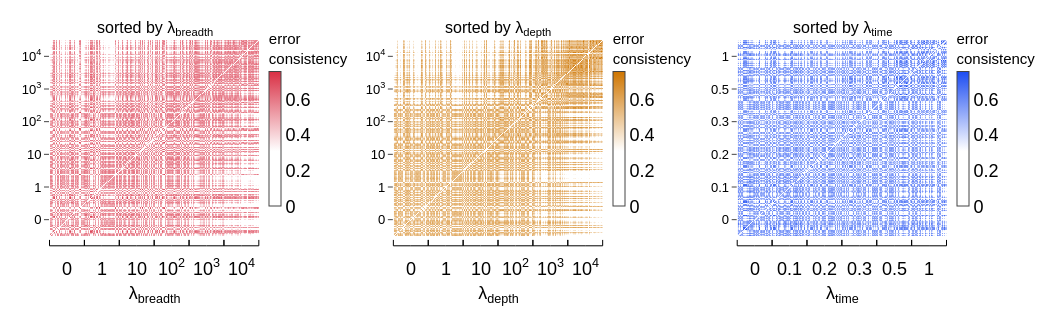

Notebook cell for this chart:
### Code cell
tick_lookup = {
    "lam_breadth": (BREADTH_TICK_VALS, BREADTH_TICK_TEXT),
    "lam_depth": (DEPTH_TICK_VALS, DEPTH_TICK_TEXT),
    "lam_time": (TIME_TICK_VALS, TIME_TICK_TEXT),
}


ec_min = combo_ec.min()
ec_max = combo_ec.max()
mid = (ec_min + ec_max)  * 0.55

ec_cmaps = {
    "lam_breadth": [[0, "#ffffff"], [mid, "#ffffff"], [1, cfg_base.plotting.breadth]],
    "lam_depth": [[0, "#ffffff"], [mid, "#ffffff"], [1, cfg_base.plotting.depth]],
    "lam_time": [[0, "#ffffff"], [mid, "#ffffff"], [1, cfg_base.plotting.time]],
}

axis_labels = {
    "lam_breadth": "λ<sub>breadth</sub>",
    "lam_depth": "λ<sub>depth</sub>",
    "lam_time": "λ<sub>time</sub>",
}
sort_configs = [
    ("sorted by λ<sub>breadth</sub>", "lam_breadth", ["lam_breadth", "lam_depth", "lam_time"]),
    ("sorted by λ<sub>depth</sub>", "lam_depth", ["lam_depth", "lam_breadth", "lam_time"]),
    ("sorted by λ<sub>time</sub>", "lam_time", ["lam_time", "lam_depth", "lam_breadth"]),
]

fig_heatmaps = make_subplots(
    rows=1, cols=3,
    subplot_titles=[title for title, _, _ in sort_configs],
    horizontal_spacing=0.15,
)

for col, (title, primary_key, sort_by) in enumerate(sort_configs, start=1):
    # df_sorted = combo_df.sort_values(sort_by).reset_index(drop=False)
    # Sort by primary key only, then shuffle within each group
    df_sorted = combo_df.copy()
    df_sorted['_rand'] = np.random.default_rng(42).permutation(len(df_sorted))
    df_sorted = df_sorted.sort_values([primary_key, '_rand']).reset_index(drop=False)
    df_sorted = df_sorted.drop(columns='_rand')

    sort_idx = df_sorted["index"].values
    ec_sorted = combo_ec[np.ix_(sort_idx, sort_idx)]
    n = len(sort_idx)

    sorted_vals = df_sorted[primary_key].values
    tick_vals_list, tick_text_list = tick_lookup[primary_key]

    group_ranges = []
    for val, text in zip(tick_vals_list, tick_text_list):
        indices = np.where(sorted_vals == val)[0]
        if len(indices) > 0:
            group_ranges.append((indices[0], indices[-1], text))

    axis_suffix = '' if col == 1 else str(col)
    xaxis = fig_heatmaps.layout[f'xaxis{axis_suffix}']
    yaxis = fig_heatmaps.layout[f'yaxis{axis_suffix}']
    x_dom = xaxis.domain
    y_dom = yaxis.domain

    fig_heatmaps.add_trace(
        go.Heatmap(
            z=ec_sorted,
            x=np.arange(n),
            y=np.arange(n),
            colorscale=ec_cmaps[primary_key],
            zmin=ec_min,
            # zmin=0.0,
            zmax=ec_max,
            # zmax=0.6,
            colorbar=dict(
                title=dict(text='error<br>consistency',
                        #    font=dict(size=cfg_base.plotting.font.size)),
                           font=dict(size=15)),
                len=1.0,
                thickness=12,
                x=x_dom[1] + 0.0,
                y=(y_dom[0] + y_dom[1]) * 0.6,
                yanchor='middle',
            ),
            showscale=True,
        ),
        row=1, col=col,
    )

    for start, end, text in group_ranges:
        # Center of group in data coords, mapped to paper coords
        group_center = (start + end) / 2
        x_center = x_dom[0] + (group_center / (n - 1)) * (x_dom[1] - x_dom[0])

        # Bracket edges aligned to cell edges
        x_left = x_dom[0] + ((start - 0.5) / n) * (x_dom[1] - x_dom[0])
        x_right = x_dom[0] + ((end + 0.5) / n) * (x_dom[1] - x_dom[0])
        x_bracket_mid = (x_left + x_right) / 2

        y_top = y_dom[0] - 0.02
        y_bot = y_dom[0] - 0.05

        fig_heatmaps.add_shape(
            type="path",
            path=f"M {x_left},{y_top} L {x_left},{y_bot} L {x_bracket_mid},{y_bot} "
                 f"M {x_bracket_mid},{y_bot} L {x_right},{y_bot} L {x_right},{y_top}",
            line=dict(color="black", width=1),
            xref="paper", yref="paper",
        )

        fig_heatmaps.add_annotation(
            x=x_bracket_mid, y=y_bot - 0.18,
            xref='paper', yref='paper',
            text=text,
            font=dict(size=cfg_base.plotting.font.size),
            showarrow=False,
            yanchor='bottom',
            xanchor='center',
        )

    fig_heatmaps.update_layout(**{
        f'xaxis{axis_suffix}': dict(
            showticklabels=False,
            ticks='',
            showgrid=False,
            zeroline=False,
            title_standoff=50,
            title_text=axis_labels[primary_key],
        ),
        f'yaxis{axis_suffix}': dict(
            tickvals=[r[0] + (r[1] - r[0]) / 2 for r in group_ranges],
            ticktext=[r[2] for r in group_ranges],
        ),
    })

fig_heatmaps.update_layout(
    width=WIDTH,
    height=WIDTH * 0.3,
    margin=dict(l=50, r=10, t=40, b=80),
)

fig_heatmaps.show()

nn_bowl.utils.save_figure(fig_heatmaps, figures_dir, "breadth_depth_time_error_consistency_heatmaps", scale=2)

### Figure 1 — Plotly figure (JSON) as saved in the notebook; plotly's stock layout.template omitted (floating-point values rounded to 4 significant figures; data arrays with more than 128 entries replaced by an {"elided": "..."} marker saying what was removed)
{"data": [{"colorbar": {"len": 1, "thickness": 12, "title": {"font": {"size": 15}, "text": "error<br>consistency"}, "x": 0.2333, "y": 0.6, "yanchor": "middle"}, "colorscale": [[0, "#ffffff"], [0.4142, "#ffffff"], [1, "#d93045"]], "showscale": true, "type": "heatmap", "x": {"elided": "216 int values"}, "xaxis": "x", "y": {"elided": "216 int values"}, "yaxis": "y", "z": {"elided": "216x216 float values"}, "zmax": 0.7531, "zmin": 0}, {"colorbar": {"len": 1, "thickness": 12, "title": {"font": {"size": 15}, "text": "error<br>consistency"}, "x": 0.6167, "y": 0.6, "yanchor": "middle"}, "colorscale": [[0, "#ffffff"], [0.4142, "#ffffff"], [1, "#cf7602"]], "showscale": true, "type": "heatmap", "x": {"elided": "216 int values"}, "xaxis": "x2", "y": {"elided": "216 int values"}, "yaxis": "y2", "z": {"elided": "216x216 float values"}, "zmax": 0.7531, "zmin": 0}, {"colorbar": {"len": 1, "thickness": 12, "title": {"font": {"size": 15}, "text": "error<br>consistency"}, "x": 1.0, "y": 0.6, "yanchor": "middle"}, "colorscale": [[0, "#ffffff"], [0.4142, "#ffffff"], [1, "#1D4DF2"]], "showscale": true, "type": "heatmap", "x": {"elided": "216 int values"}, "xaxis": "x3", "y": {"elided": "216 int values"}, "yaxis": "y3", "z": {"elided": "216x216 float values"}, "zmax": 0.7531, "zmin": 0}], "layout": {"annotations": [{"font": {"size": 16}, "showarrow": false, "text": "sorted by λ<sub>breadth</sub>", "x": 0.1167, "xanchor": "center", "xref": "paper", "y": 1, "yanchor": "bottom", "yref": "paper"}, {"font": {"size": 16}, "showarrow": false, "text": "sorted by λ<sub>depth</sub>", "x": 0.5, "xanchor": "center", "xref": "paper", "y": 1, "yanchor": "bottom", "yref": "paper"}, {"font": {"size": 16}, "showarrow": false, "text": "sorted by λ<sub>time</sub>", "x": 0.8833, "xanchor": "center", "xref": "paper", "y": 1, "yanchor": "bottom", "yref": "paper"}, {"font": {"size": 18}, "showarrow": false, "text": "0", "x": 0.0189, "xanchor": "center", "xref": "paper", "y": -0.23, "yanchor": "bottom", "yref": "paper"}, {"font": {"size": 18}, "showarrow": false, "text": "1", "x": 0.05779, "xanchor": "center", "xref": "paper", "y": -0.23, "yanchor": "bottom", "yref": "paper"}, {"font": {"size": 18}, "showarrow": false, "text": "10", "x": 0.09668, "xanchor": "center", "xref": "paper", "y": -0.23, "yanchor": "bottom", "yref": "paper"}, {"font": {"size": 18}, "showarrow": false, "text": "10<sup>2</sup>", "x": 0.1356, "xanchor": "center", "xref": "paper", "y": -0.23, "yanchor": "bottom", "yref": "paper"}, {"font": {"size": 18}, "showarrow": false, "text": "10<sup>3</sup>", "x": 0.1745, "xanchor": "center", "xref": "paper", "y": -0.23, "yanchor": "bottom", "yref": "paper"}, {"font": {"size": 18}, "showarrow": false, "text": "10<sup>4</sup>", "x": 0.2133, "xanchor": "center", "xref": "paper", "y": -0.23, "yanchor": "bottom", "yref": "paper"}, {"font": {"size": 18}, "showarrow": false, "text": "0", "x": 0.4022, "xanchor": "center", "xref": "paper", "y": -0.23, "yanchor": "bottom", "yref": "paper"}, {"font": {"size": 18}, "showarrow": false, "text": "1", "x": 0.4411, "xanchor": "center", "xref": "paper", "y": -0.23, "yanchor": "bottom", "yref": "paper"}, {"font": {"size": 18}, "showarrow": false, "text": "10", "x": 0.48, "xanchor": "center", "xref": "paper", "y": -0.23, "yanchor": "bottom", "yref": "paper"}, {"font": {"size": 18}, "showarrow": false, "text": "10<sup>2</sup>", "x": 0.5189, "xanchor": "center", "xref": "paper", "y": -0.23, "yanchor": "bottom", "yref": "paper"}, {"font": {"size": 18}, "showarrow": false, "text": "10<sup>3</sup>", "x": 0.5578, "xanchor": "center", "xref": "paper", "y": -0.23, "yanchor": "bottom", "yref": "paper"}, {"font": {"size": 18}, "showarrow": false, "text": "10<sup>4</sup>", "x": 0.5967, "xanchor": "center", "xref": "paper", "y": -0.23, "yanchor": "bottom", "yref": "paper"}, {"font": {"size": 18}, "showarrow": false, "text": "0", "x": 0.7856, "xanchor": "center", "xref": "paper", "y": -0.23, "yanchor": "bottom", "yref": "paper"}, {"font": {"size": 18}, "showarrow": false, "text": "0.1", "x": 0.8245, "xanchor": "center", "xref": "paper", "y": -0.23, "yanchor": "bottom", "yref": "paper"}, {"font": {"size": 18}, "showarrow": false, "text": "0.2", "x": 0.8633, "xanchor": "center", "xref": "paper", "y": -0.23, "yanchor": "bottom", "yref": "paper"}, {"font": {"size": 18}, "showarrow": false, "text": "0.3", "x": 0.9022, "xanchor": "center", "xref": "paper", "y": -0.23, "yanchor": "bottom", "yref": "paper"}, {"font": {"size": 18}, "showarrow": false, "text": "0.5", "x": 0.9411, "xanchor": "center", "xref": "paper", "y": -0.23, "yanchor": "bottom", "yref": "paper"}, {"font": {"size": 18}, "showarrow": false, "text": "1", "x": 0.98, "xanchor": "center", "xref": "paper", "y": -0.23, "yanchor": "bottom", "yref": "paper"}], "height": 316.8, "margin": {"b": 80, "l": 50, "r": 10, "t": 40}, "shapes": [{"line": {"color": "black", "width": 1}, "path": "M -0.0005401234567901234,-0.02 L -0.0005401234567901234,-0.05 L 0.01890432098765432,-0.05 M 0.01890432098765432,-0.05 L 0.038348765432098766,-0.05 L 0.038348765432098766,-0.02", "type": "path", "xref": "paper", "yref": "paper"}, {"line": {"color": "black", "width": 1}, "path": "M 0.038348765432098766,-0.02 L 0.038348765432098766,-0.05 L 0.05779320987654321,-0.05 M 0.05779320987654321,-0.05 L 0.07723765432098766,-0.05 L 0.07723765432098766,-0.02", "type": "path", "xref": "paper", "yref": "paper"}, {"line": {"color": "black", "width": 1}, "path": "M 0.07723765432098766,-0.02 L 0.07723765432098766,-0.05 L 0.0966820987654321,-0.05 M 0.0966820987654321,-0.05 L 0.11612654320987653,-0.05 L 0.11612654320987653,-0.02", "type": "path", "xref": "paper", "yref": "paper"}, {"line": {"color": "black", "width": 1}, "path": "M 0.11612654320987653,-0.02 L 0.11612654320987653,-0.05 L 0.13557098765432096,-0.05 M 0.13557098765432096,-0.05 L 0.15501543209876542,-0.05 L 0.15501543209876542,-0.02", "type": "path", "xref": "paper", "yref": "paper"}, {"line": {"color": "black", "width": 1}, "path": "M 0.15501543209876542,-0.02 L 0.15501543209876542,-0.05 L 0.17445987654320985,-0.05 M 0.17445987654320985,-0.05 L 0.19390432098765428,-0.05 L 0.19390432098765428,-0.02", "type": "path", "xref": "paper", "yref": "paper"}, {"line": {"color": "black", "width": 1}, "path": "M 0.19390432098765428,-0.02 L 0.19390432098765428,-0.05 L 0.21334876543209874,-0.05 M 0.21334876543209874,-0.05 L 0.2327932098765432,-0.05 L 0.2327932098765432,-0.02", "type": "path", "xref": "paper", "yref": "paper"}, {"line": {"color": "black", "width": 1}, "path": "M 0.3827932098765432,-0.02 L 0.3827932098765432,-0.05 L 0.4022376543209876,-0.05 M 0.4022376543209876,-0.05 L 0.42168209876543206,-0.05 L 0.42168209876543206,-0.02", "type": "path", "xref": "paper", "yref": "paper"}, {"line": {"color": "black", "width": 1}, "path": "M 0.42168209876543206,-0.02 L 0.42168209876543206,-0.05 L 0.4411265432098765,-0.05 M 0.4411265432098765,-0.05 L 0.4605709876543209,-0.05 L 0.4605709876543209,-0.02", "type": "path", "xref": "paper", "yref": "paper"}, {"line": {"color": "black", "width": 1}, "path": "M 0.4605709876543209,-0.02 L 0.4605709876543209,-0.05 L 0.4800154320987654,-0.05 M 0.4800154320987654,-0.05 L 0.49945987654320984,-0.05 L 0.49945987654320984,-0.02", "type": "path", "xref": "paper", "yref": "paper"}, {"line": {"color": "black", "width": 1}, "path": "M 0.49945987654320984,-0.02 L 0.49945987654320984,-0.05 L 0.5189043209876543,-0.05 M 0.5189043209876543,-0.05 L 0.5383487654320986,-0.05 L 0.5383487654320986,-0.02", "type": "path", "xref": "paper", "yref": "paper"}, {"line": {"color": "black", "width": 1}, "path": "M 0.5383487654320986,-0.02 L 0.5383487654320986,-0.05 L 0.5577932098765431,-0.05 M 0.5577932098765431,-0.05 L 0.5772376543209876,-0.05 L 0.5772376543209876,-0.02", "type": "path", "xref": "paper", "yref": "paper"}, {"line": {"color": "black", "width": 1}, "path": "M 0.5772376543209876,-0.02 L 0.5772376543209876,-0.05 L 0.596682098765432,-0.05 M 0.596682098765432,-0.05 L 0.6161265432098765,-0.05 L 0.6161265432098765,-0.02", "type": "path", "xref": "paper", "yref": "paper"}, {"line": {"color": "black", "width": 1}, "path": "M 0.7661265432098765,-0.02 L 0.7661265432098765,-0.05 L 0.7855709876543209,-0.05 M 0.7855709876543209,-0.05 L 0.8050154320987654,-0.05 L 0.8050154320987654,-0.02", "type": "path", "xref": "paper", "yref": "paper"}, {"line": {"color": "black", "width": 1}, "path": "M 0.8050154320987654,-0.02 L 0.8050154320987654,-0.05 L 0.8244598765432098,-0.05 M 0.8244598765432098,-0.05 L 0.8439043209876542,-0.05 L 0.8439043209876542,-0.02", "type": "path", "xref": "paper", "yref": "paper"}, {"line": {"color": "black", "width": 1}, "path": "M 0.8439043209876542,-0.02 L 0.8439043209876542,-0.05 L 0.8633487654320986,-0.05 M 0.8633487654320986,-0.05 L 0.8827932098765431,-0.05 L 0.8827932098765431,-0.02", "type": "path", "xref": "paper", "yref": "paper"}, {"line": {"color": "black", "width": 1}, "path": "M 0.8827932098765431,-0.02 L 0.8827932098765431,-0.05 L 0.9022376543209876,-0.05 M 0.9022376543209876,-0.05 L 0.921682098765432,-0.05 L 0.921682098765432,-0.02", "type": "path", "xref": "paper", "yref": "paper"}, {"line": {"color": "black", "width": 1}, "path": "M 0.921682098765432,-0.02 L 0.921682098765432,-0.05 L 0.9411265432098764,-0.05 M 0.9411265432098764,-0.05 L 0.9605709876543209,-0.05 L 0.9605709876543209,-0.02", "type": "path", "xref": "paper", "yref": "paper"}, {"line": {"color": "black", "width": 1}, "path": "M 0.9605709876543209,-0.02 L 0.9605709876543209,-0.05 L 0.9800154320987653,-0.05 M 0.9800154320987653,-0.05 L 0.9994598765432098,-0.05 L 0.9994598765432098,-0.02", "type": "path", "xref": "paper", "yref": "paper"}], "width": 1056, "xaxis": {"anchor": "y", "domain": [0, 0.2333], "showgrid": false, "showticklabels": false, "ticks": "", "title": {"standoff": 50, "text": "λ<sub>breadth</sub>"}, "zeroline": false}, "xaxis2": {"anchor": "y2", "domain": [0.3833, 0.6167], "showgrid": false, "showticklabels": false, "ticks": "", "title": {"standoff": 50, "text": "λ<sub>depth</sub>"}, "zeroline": false}, "xaxis3": {"anchor": "y3", "domain": [0.7667, 1.0], "showgrid": false, "showticklabels": false, "ticks": "", "title": {"standoff": 50, "text": "λ<sub>time</sub>"}, "zeroline": false}, "yaxis": {"anchor": "x", "domain": [0, 1], "ticktext": ["0", "1", "10", "10<sup>2</sup>", "10<sup>3</sup>", "10<sup>4</sup>"], "tickvals": [17.5, 53.5, 89.5, 125.5, 161.5, 197.5]}, "yaxis2": {"anchor": "x2", "domain": [0, 1], "ticktext": ["0", "1", "10", "10<sup>2</sup>", "10<sup>3</sup>", "10<sup>4</sup>"], "tickvals": [17.5, 53.5, 89.5, 125.5, 161.5, 197.5]}, "yaxis3": {"anchor": "x3", "domain": [0, 1], "ticktext": ["0", "0.1", "0.2", "0.3", "0.5", "1"], "tickvals": [17.5, 53.5, 89.5, 125.5, 161.5, 197.5]}}}
